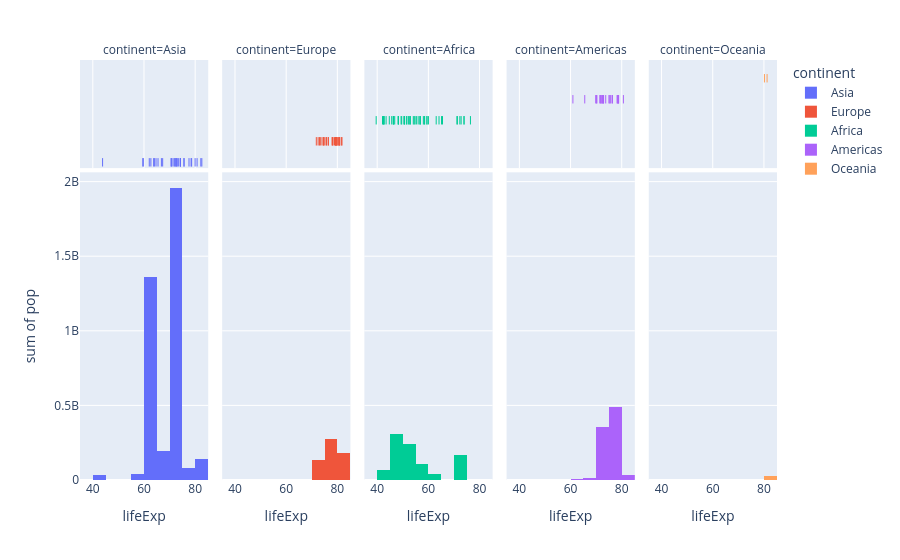

Notebook cell for this chart:
### Code cell
px.histogram(df, 
             x="lifeExp", 
             y="pop",
             hover_name="country", 
             color="continent",
             marginal="rug",
             facet_col="continent"
            )

### Figure 1 — Plotly figure (JSON) as saved in the notebook; plotly's stock layout.template omitted (floating-point values rounded to 4 significant figures)
{"data": [{"bingroup": "x", "histfunc": "sum", "hovertemplate": "continent=Asia<br>lifeExp=%{x}<br>sum of pop=%{y}<extra></extra>", "legendgroup": "Asia", "marker": {"color": "#636efa", "pattern": {"shape": ""}}, "name": "Asia", "orientation": "v", "showlegend": true, "type": "histogram", "x": [43.83, 75.64, 64.06, 59.72, 72.96, 82.21, 64.7, 70.65, 70.96, 59.55, 80.75, 82.6, 72.53, 67.3, 78.62, 77.59, 71.99, 74.24, 66.8, 62.07, 63.78, 75.64, 65.48, 71.69, 72.78, 79.97, 72.4, 74.14, 78.4, 70.62, 74.25, 73.42, 62.7], "xaxis": "x", "y": [31889923, 708573, 150448339, 14131858, 1318683096, 6980412, 1110396331, 223547000, 69453570, 27499638, 6426679, 127467972, 6053193, 23301725, 49044790, 2505559, 3921278, 24821286, 2874127, 47761980, 28901790, 3204897, 169270617, 91077287, 27601038, 4553009, 20378239, 19314747, 23174294, 65068149, 85262356, 4018332, 22211743], "yaxis": "y"}, {"boxpoints": "all", "fillcolor": "rgba(255,255,255,0)", "hoveron": "points", "hovertemplate": "<b>%{hovertext}</b><br><br>continent=Asia<br>lifeExp=%{x}<extra></extra>", "hovertext": ["Afghanistan", "Bahrain", "Bangladesh", "Cambodia", "China", "Hong Kong, China", "India", "Indonesia", "Iran", "Iraq", "Israel", "Japan", "Jordan", "Korea, Dem. Rep.", "Korea, Rep.", "Kuwait", "Lebanon", "Malaysia", "Mongolia", "Myanmar", "Nepal", "Oman", "Pakistan", "Philippines", "Saudi Arabia", "Singapore", "Sri Lanka", "Syria", "Taiwan", "Thailand", "Vietnam", "West Bank and Gaza", "Yemen, Rep."], "jitter": 0, "legendgroup": "Asia", "line": {"color": "rgba(255,255,255,0)"}, "marker": {"color": "#636efa", "symbol": "line-ns-open"}, "name": "Asia", "showlegend": false, "type": "box", "x": [43.83, 75.64, 64.06, 59.72, 72.96, 82.21, 64.7, 70.65, 70.96, 59.55, 80.75, 82.6, 72.53, 67.3, 78.62, 77.59, 71.99, 74.24, 66.8, 62.07, 63.78, 75.64, 65.48, 71.69, 72.78, 79.97, 72.4, 74.14, 78.4, 70.62, 74.25, 73.42, 62.7], "xaxis": "x6", "yaxis": "y6"}, {"bingroup": "x", "histfunc": "sum", "hovertemplate": "continent=Europe<br>lifeExp=%{x}<br>sum of pop=%{y}<extra></extra>", "legendgroup": "Europe", "marker": {"color": "#EF553B", "pattern": {"shape": ""}}, "name": "Europe", "orientation": "v", "showlegend": true, "type": "histogram", "x": [76.42, 79.83, 79.44, 74.85, 73.0, 75.75, 76.49, 78.33, 79.31, 80.66, 79.41, 79.48, 73.34, 81.76, 78.89, 80.55, 74.54, 79.76, 80.2, 75.56, 78.1, 72.48, 74.0, 74.66, 77.93, 80.94, 80.88, 81.7, 71.78, 79.42], "xaxis": "x2", "y": [3600523, 8199783, 10392226, 4552198, 7322858, 4493312, 10228744, 5468120, 5238460, 61083916, 82400996, 10706290, 9956108, 301931, 4109086, 58147733, 684736, 16570613, 4627926, 38518241, 10642836, 22276056, 10150265, 5447502, 2009245, 40448191, 9031088, 7554661, 71158647, 60776238], "yaxis": "y2"}, {"boxpoints": "all", "fillcolor": "rgba(255,255,255,0)", "hoveron": "points", "hovertemplate": "<b>%{hovertext}</b><br><br>continent=Europe<br>lifeExp=%{x}<extra></extra>", "hovertext": ["Albania", "Austria", "Belgium", "Bosnia and Herzegovina", "Bulgaria", "Croatia", "Czech Republic", "Denmark", "Finland", "France", "Germany", "Greece", "Hungary", "Iceland", "Ireland", "Italy", "Montenegro", "Netherlands", "Norway", "Poland", "Portugal", "Romania", "Serbia", "Slovak Republic", "Slovenia", "Spain", "Sweden", "Switzerland", "Turkey", "United Kingdom"], "jitter": 0, "legendgroup": "Europe", "line": {"color": "rgba(255,255,255,0)"}, "marker": {"color": "#EF553B", "symbol": "line-ns-open"}, "name": "Europe", "showlegend": false, "type": "box", "x": [76.42, 79.83, 79.44, 74.85, 73.0, 75.75, 76.49, 78.33, 79.31, 80.66, 79.41, 79.48, 73.34, 81.76, 78.89, 80.55, 74.54, 79.76, 80.2, 75.56, 78.1, 72.48, 74.0, 74.66, 77.93, 80.94, 80.88, 81.7, 71.78, 79.42], "xaxis": "x7", "yaxis": "y7"}, {"bingroup": "x", "histfunc": "sum", "hovertemplate": "continent=Africa<br>lifeExp=%{x}<br>sum of pop=%{y}<extra></extra>", "legendgroup": "Africa", "marker": {"color": "#00cc96", "pattern": {"shape": ""}}, "name": "Africa", "orientation": "v", "showlegend": true, "type": "histogram", "x": [72.3, 42.73, 56.73, 50.73, 52.3, 49.58, 50.43, 44.74, 50.65, 65.15, 46.46, 55.32, 48.33, 54.79, 71.34, 51.58, 58.04, 52.95, 56.73, 59.45, 60.02, 56.01, 46.39, 54.11, 42.59, 45.68, 73.95, 59.44, 48.3, 54.47, 64.16, 72.8, 71.16, 42.08, 52.91, 56.87, 46.86, 76.44, 46.24, 65.53, 63.06, 42.57, 48.16, 49.34, 58.56, 39.61, 52.52, 58.42, 73.92, 51.54, 42.38, 43.49], "xaxis": "x3", "y": [33333216, 12420476, 8078314, 1639131, 14326203, 8390505, 17696293, 4369038, 10238807, 710960, 64606759, 3800610, 18013409, 496374, 80264543, 551201, 4906585, 76511887, 1454867, 1688359, 22873338, 9947814, 1472041, 35610177, 2012649, 3193942, 6036914, 19167654, 13327079, 12031795, 3270065, 1250882, 33757175, 19951656, 2055080, 12894865, 135031164, 798094, 8860588, 199579, 12267493, 6144562, 9118773, 43997828, 42292929, 1133066, 38139640, 5701579, 10276158, 29170398, 11746035, 12311143], "yaxis": "y3"}, {"boxpoints": "all", "fillcolor": "rgba(255,255,255,0)", "hoveron": "points", "hovertemplate": "<b>%{hovertext}</b><br><br>continent=Africa<br>lifeExp=%{x}<extra></extra>", "hovertext": ["Algeria", "Angola", "Benin", "Botswana", "Burkina Faso", "Burundi", "Cameroon", "Central African Republic", "Chad", "Comoros", "Congo, Dem. Rep.", "Congo, Rep.", "Cote d'Ivoire", "Djibouti", "Egypt", "Equatorial Guinea", "Eritrea", "Ethiopia", "Gabon", "Gambia", "Ghana", "Guinea", "Guinea-Bissau", "Kenya", "Lesotho", "Liberia", "Libya", "Madagascar", "Malawi", "Mali", "Mauritania", "Mauritius", "Morocco", "Mozambique", "Namibia", "Niger", "Nigeria", "Reunion", "Rwanda", "Sao Tome and Principe", "Senegal", "Sierra Leone", "Somalia", "South Africa", "Sudan", "Swaziland", "Tanzania", "Togo", "Tunisia", "Uganda", "Zambia", "Zimbabwe"], "jitter": 0, "legendgroup": "Africa", "line": {"color": "rgba(255,255,255,0)"}, "marker": {"color": "#00cc96", "symbol": "line-ns-open"}, "name": "Africa", "showlegend": false, "type": "box", "x": [72.3, 42.73, 56.73, 50.73, 52.3, 49.58, 50.43, 44.74, 50.65, 65.15, 46.46, 55.32, 48.33, 54.79, 71.34, 51.58, 58.04, 52.95, 56.73, 59.45, 60.02, 56.01, 46.39, 54.11, 42.59, 45.68, 73.95, 59.44, 48.3, 54.47, 64.16, 72.8, 71.16, 42.08, 52.91, 56.87, 46.86, 76.44, 46.24, 65.53, 63.06, 42.57, 48.16, 49.34, 58.56, 39.61, 52.52, 58.42, 73.92, 51.54, 42.38, 43.49], "xaxis": "x8", "yaxis": "y8"}, {"bingroup": "x", "histfunc": "sum", "hovertemplate": "continent=Americas<br>lifeExp=%{x}<br>sum of pop=%{y}<extra></extra>", "legendgroup": "Americas", "marker": {"color": "#ab63fa", "pattern": {"shape": ""}}, "name": "Americas", "orientation": "v", "showlegend": true, "type": "histogram", "x": [75.32, 65.55, 72.39, 80.65, 78.55, 72.89, 78.78, 78.27, 72.23, 74.99, 71.88, 70.26, 60.92, 70.2, 72.57, 76.19, 72.9, 75.54, 71.75, 71.42, 78.75, 69.82, 78.24, 76.38, 73.75], "xaxis": "x4", "y": [40301927, 9119152, 190010647, 33390141, 16284741, 44227550, 4133884, 11416987, 9319622, 13755680, 6939688, 12572928, 8502814, 7483763, 2780132, 108700891, 5675356, 3242173, 6667147, 28674757, 3942491, 1056608, 301139947, 3447496, 26084662], "yaxis": "y4"}, {"boxpoints": "all", "fillcolor": "rgba(255,255,255,0)", "hoveron": "points", "hovertemplate": "<b>%{hovertext}</b><br><br>continent=Americas<br>lifeExp=%{x}<extra></extra>", "hovertext": ["Argentina", "Bolivia", "Brazil", "Canada", "Chile", "Colombia", "Costa Rica", "Cuba", "Dominican Republic", "Ecuador", "El Salvador", "Guatemala", "Haiti", "Honduras", "Jamaica", "Mexico", "Nicaragua", "Panama", "Paraguay", "Peru", "Puerto Rico", "Trinidad and Tobago", "United States", "Uruguay", "Venezuela"], "jitter": 0, "legendgroup": "Americas", "line": {"color": "rgba(255,255,255,0)"}, "marker": {"color": "#ab63fa", "symbol": "line-ns-open"}, "name": "Americas", "showlegend": false, "type": "box", "x": [75.32, 65.55, 72.39, 80.65, 78.55, 72.89, 78.78, 78.27, 72.23, 74.99, 71.88, 70.26, 60.92, 70.2, 72.57, 76.19, 72.9, 75.54, 71.75, 71.42, 78.75, 69.82, 78.24, 76.38, 73.75], "xaxis": "x9", "yaxis": "y9"}, {"bingroup": "x", "histfunc": "sum", "hovertemplate": "continent=Oceania<br>lifeExp=%{x}<br>sum of pop=%{y}<extra></extra>", "legendgroup": "Oceania", "marker": {"color": "#FFA15A", "pattern": {"shape": ""}}, "name": "Oceania", "orientation": "v", "showlegend": true, "type": "histogram", "x": [81.23, 80.2], "xaxis": "x5", "y": [20434176, 4115771], "yaxis": "y5"}, {"boxpoints": "all", "fillcolor": "rgba(255,255,255,0)", "hoveron": "points", "hovertemplate": "<b>%{hovertext}</b><br><br>continent=Oceania<br>lifeExp=%{x}<extra></extra>", "hovertext": ["Australia", "New Zealand"], "jitter": 0, "legendgroup": "Oceania", "line": {"color": "rgba(255,255,255,0)"}, "marker": {"color": "#FFA15A", "symbol": "line-ns-open"}, "name": "Oceania", "showlegend": false, "type": "box", "x": [81.23, 80.2], "xaxis": "x10", "yaxis": "y10"}], "layout": {"annotations": [{"font": {}, "showarrow": false, "text": "continent=Asia", "x": 0.092, "xanchor": "center", "xref": "paper", "y": 1, "yanchor": "bottom", "yref": "paper"}, {"font": {}, "showarrow": false, "text": "continent=Europe", "x": 0.296, "xanchor": "center", "xref": "paper", "y": 1, "yanchor": "bottom", "yref": "paper"}, {"font": {}, "showarrow": false, "text": "continent=Africa", "x": 0.5, "xanchor": "center", "xref": "paper", "y": 1, "yanchor": "bottom", "yref": "paper"}, {"font": {}, "showarrow": false, "text": "continent=Americas", "x": 0.704, "xanchor": "center", "xref": "paper", "y": 1, "yanchor": "bottom", "yref": "paper"}, {"font": {}, "showarrow": false, "text": "continent=Oceania", "x": 0.908, "xanchor": "center", "xref": "paper", "y": 1, "yanchor": "bottom", "yref": "paper"}], "barmode": "relative", "legend": {"title": {"text": "continent"}, "tracegroupgap": 0}, "margin": {"t": 60}, "xaxis": {"anchor": "y", "domain": [0, 0.184], "title": {"text": "lifeExp"}}, "xaxis10": {"anchor": "y10", "domain": [0.816, 1], "matches": "x", "showgrid": true, "showticklabels": false}, "xaxis2": {"anchor": "y2", "domain": [0.204, 0.388], "matches": "x", "title": {"text": "lifeExp"}}, "xaxis3": {"anchor": "y3", "domain": [0.408, 0.592], "matches": "x", "title": {"text": "lifeExp"}}, "xaxis4": {"anchor": "y4", "domain": [0.612, 0.796], "matches": "x", "title": {"text": "lifeExp"}}, "xaxis5": {"anchor": "y5", "domain": [0.816, 1], "matches": "x", "title": {"text": "lifeExp"}}, "xaxis6": {"anchor": "y6", "domain": [0, 0.184], "matches": "x", "showgrid": true, "showticklabels": false}, "xaxis7": {"anchor": "y7", "domain": [0.204, 0.388], "matches": "x", "showgrid": true, "showticklabels": false}, "xaxis8": {"anchor": "y8", "domain": [0.408, 0.592], "matches": "x", "showgrid": true, "showticklabels": false}, "xaxis9": {"anchor": "y9", "domain": [0.612, 0.796], "matches": "x", "showgrid": true, "showticklabels": false}, "yaxis": {"anchor": "x", "domain": [0, 0.7326], "title": {"text": "sum of pop"}}, "yaxis10": {"anchor": "x10", "domain": [0.7426, 1], "matches": "y6", "showgrid": false, "showline": false, "showticklabels": false, "ticks": ""}, "yaxis2": {"anchor": "x2", "domain": [0, 0.7326], "matches": "y", "showticklabels": false}, "yaxis3": {"anchor": "x3", "domain": [0, 0.7326], "matches": "y", "showticklabels": false}, "yaxis4": {"anchor": "x4", "domain": [0, 0.7326], "matches": "y", "showticklabels": false}, "yaxis5": {"anchor": "x5", "domain": [0, 0.7326], "matches": "y", "showticklabels": false}, "yaxis6": {"anchor": "x6", "domain": [0.7426, 1], "matches": "y6", "showgrid": false, "showline": false, "showticklabels": false, "ticks": ""}, "yaxis7": {"anchor": "x7", "domain": [0.7426, 1], "matches": "y6", "showgrid": false, "showline": false, "showticklabels": false, "ticks": ""}, "yaxis8": {"anchor": "x8", "domain": [0.7426, 1], "matches": "y6", "showgrid": false, "showline": false, "showticklabels": false, "ticks": ""}, "yaxis9": {"anchor": "x9", "domain": [0.7426, 1], "matches": "y6", "showgrid": false, "showline": false, "showticklabels": false, "ticks": ""}}}
